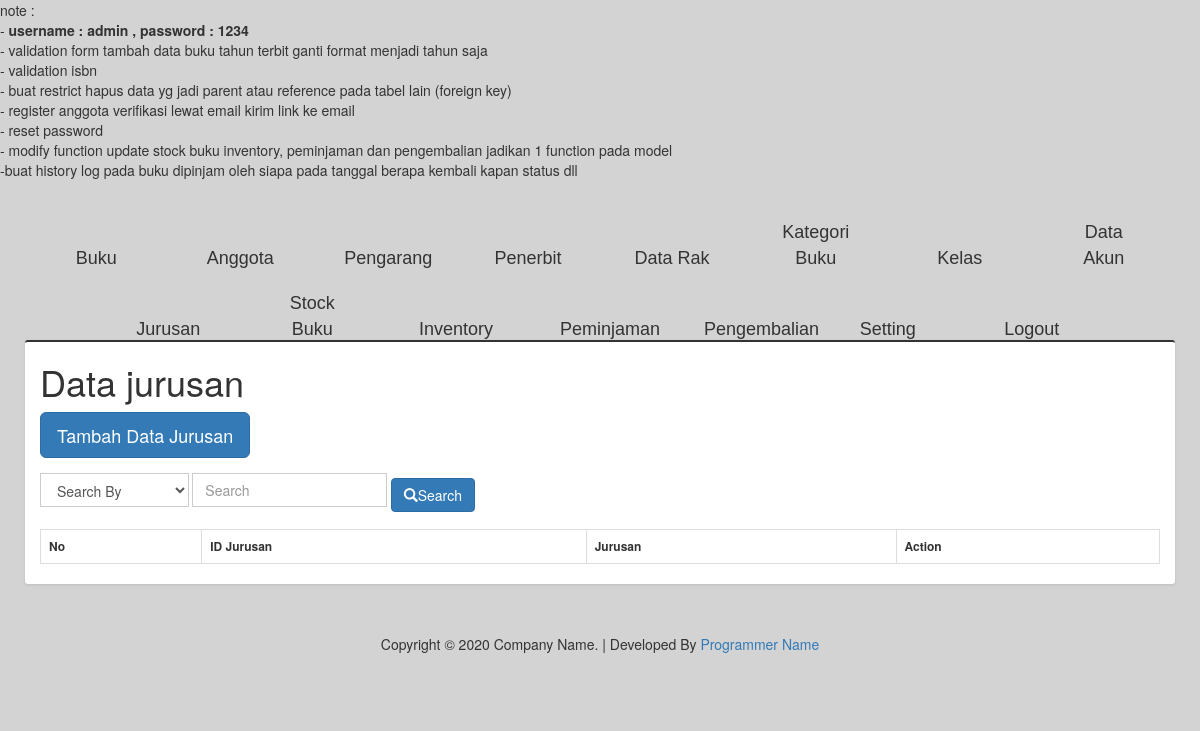
/index.php/data_jurusan, run on an earlier commit of the app's database.
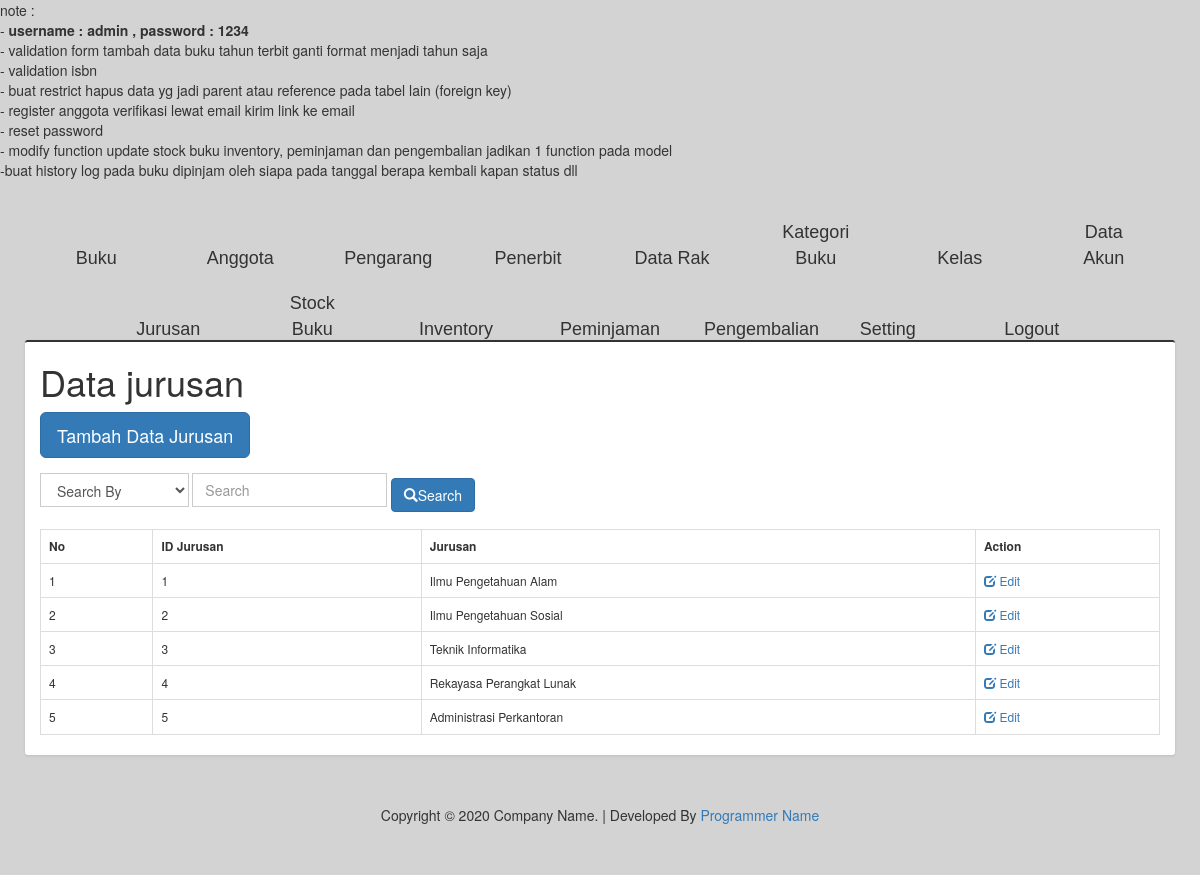
And on a later commit of the database.
### tables this page shows
CREATE TABLE `data_jurusan` (
  `id_jurusan` int(11) NOT NULL,
  `jurusan` varchar(100) DEFAULT NULL
);

### application/controllers/Data_jurusan.php (called while the page is built, shortened)
<?php
class Data_jurusan extends CI_Controller {
	public function __construct(){
		$this->load->model('model_jurusan');
		$this->load->library('form_validation');
	}
	public function index(){
		$data = [];
		$data['title'] 			= 'Data jurusan';
		$data['header'] 		= $this->load->view('headers/head', '', TRUE);
		$data['navigation'] 	= $this->load->view('headers/navigation', '', TRUE);
		$data['jurusan'] 		= $this->model_jurusan->view_data_jurusan();
		$data['content'] 		= $this->load->view('contents/view_data_jurusan', $data, TRUE);
		$data['footer']			= $this->load->view('footers/footer', '', TRUE);
		$this->load->view('main', $data);
	}
}

### index.php (called while the page is built, shortened)
<?php
require_once BASEPATH.'core/CodeIgniter.php';

### application/models/Model_jurusan.php (called while the page is built, shortened)
<?php
class Model_jurusan extends CI_Model {
	public function view_data_jurusan(){
		$sql = "SELECT * FROM data_jurusan";
		$query = $this->db->query($sql);
		return $query->result();
	}
}

### application/views/contents/view_data_jurusan.php (the view, shortened to what this page needs)
<div class="container box">
	<div class="row">
		<div class="col-lg-6">
			<h1><?php echo $title; ?></h1>
		</div>
	</div>
	<div class="row">
		<div class="col-lg-12">
			<a href="<?php echo base_url('data_jurusan/tambah_data_jurusan'); ?>" class="btn btn-primary btn-lg">Tambah Data Jurusan</a>
		</div>
	</div>
	<div class="row">
	</div>
	<div class="row">
		<div class="col-lg-12">
		<?=form_open(base_url() . 'cemployee/search'); ?>
		<div class="form-inline">
			<div class="form-group">
				<select name="selCategory" class="form-control">
					<option value="0">Search By</option>
				</select>
				<input type="text" class="form-control" name="txtSearch" placeholder="Search">
				<button type="submit" name="btnSearch" class="btn btn-primary"><i class="glyphicon glyphicon-search"></i>Search</button>
			</div>
		</div>
		<?=form_close(); ?>
		</div>
	</div>
	<br>
	<div class="row">
		<div class="col-lg-12">
		<table class="table table-bordered">
		<tr>
			<th>No</th>
			<th>ID Jurusan</th>
			<th>Jurusan</th>
			<th>Action</th>
		</tr>
		<?php
		$no = 1;
		foreach ($jurusan as $value): ?>
		<tr>
			<td><?php echo $no; ?></td>
			<td><?php echo $value->id_jurusan; ?></td>
			<td><?php echo $value->jurusan; ?></td>
			<td><a href="<?php echo base_url('data_jurusan/edit_data_jurusan/' . $value->id_jurusan); ?>"><span class="glyphicon glyphicon-edit"></span> Edit</a></td>
		</tr>
		<?php $no++; ?>
		<?php endforeach ?>
	</table>
	</div>
	</div>
</div>

What changed in the data, as far as the page shows it:
added data_jurusan: id_jurusan "1", jurusan "Ilmu Pengetahuan Alam"
added data_jurusan: id_jurusan "2", jurusan "Ilmu Pengetahuan Sosial"
added data_jurusan: id_jurusan "3", jurusan "Teknik Informatika"
added data_jurusan: id_jurusan "4", jurusan "Rekayasa Perangkat Lunak"
added data_jurusan: id_jurusan "5", jurusan "Administrasi Perkantoran"
